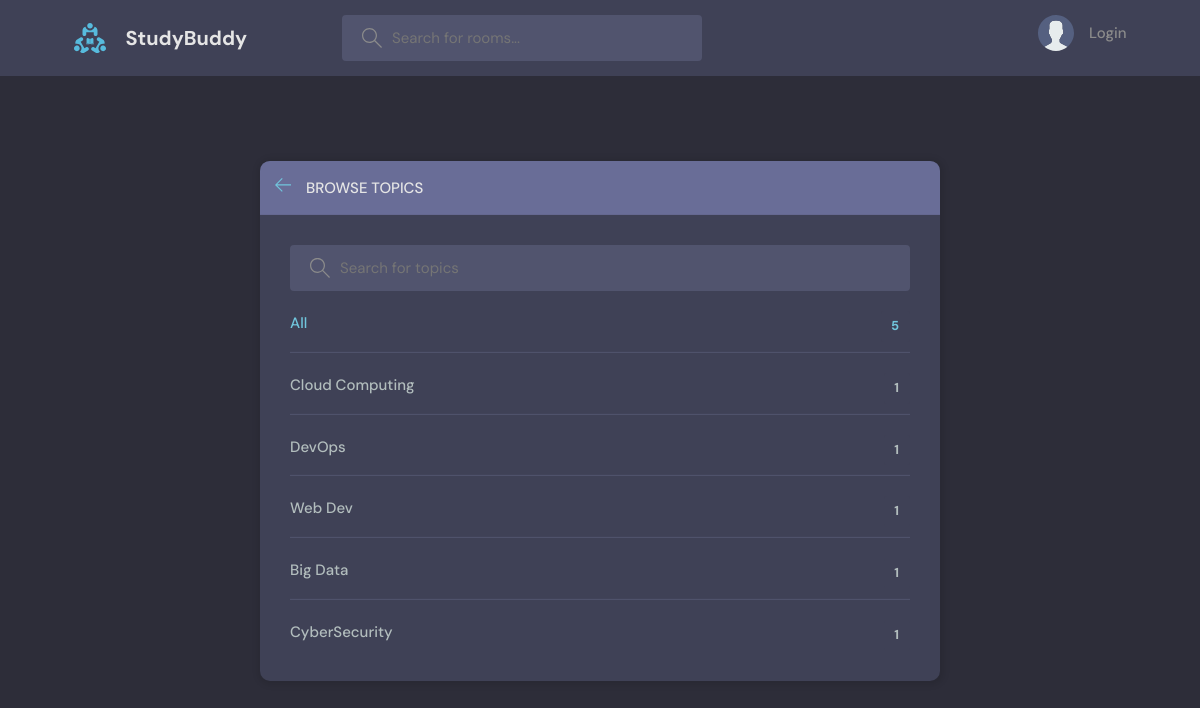
Page /topics_list on the committed database.
### base/models.py (models this page shows, shortened)
class Topic ( models.Model ) :
    name = models.CharField( max_length = 50 )

### base/views.py (the view)
def topics_list ( request ) :
    if request.GET.get( 'query' ) is not None :
        query = request.GET.get( 'query' )
    else :
        query = ''
    topics = Topic.objects.filter ( name__icontains = query )
    context = { "topics" : topics }
    return render ( request , 'base/topics.html' , context )

### base/templates/base/topics.html (shortened to what this page needs)
{% extends 'main.html' %}
{% block body %}
    <main class="create-room layout">
      <div class="container">
        <div class="layout__box">
          <div class="layout__boxHeader">
            <div class="layout__boxTitle">
              <a href="{{ request.META.HTTP_REFERER }}">
                <svg version="1.1" xmlns="http://www.w3.org/2000/svg" width="32" height="32" viewBox="0 0 32 32">
                  <title>Go Back</title>
                  <path
                    d="M13.723 2.286l-13.723 13.714 13.719 13.714 1.616-1.611-10.96-10.96h27.625v-2.286h-27.625l10.965-10.965-1.616-1.607z"
                  ></path>
                </svg>
              </a>
              <h3>Browse Topics</h3>
            </div>
          </div>
          <div class="topics-page layout__body">
            <form class="header__search" action="" method="GET">
              <label>
                <input name="query" placeholder="Search for topics" />
              </label>
            </form>
            <ul class="topics__list">
              <li>
                <a href="{% url 'topics_list' %}" class="active">All <span>{{ topics.count }}</span></a>
              </li>
              {% for topic in topics %}
                <li>
                  <a href="{% url 'home' %}?query={{ topic.name }}">
                    {{ topic.name }} <span>{{ topic.room_set.all.count }}</span>
                  </a>
                </li>
              {% endfor %}
            </ul>
          </div>
        </div>
      </div>
    </main>
{% endblock body %}

### static/styles/style.css (style rules this page uses)
:root { --color-main: #71c6dd; --color-main-light: #e1f6fb; --color-dark: #3f4156; --color-dark-medium: #51546e; --color-dark-light: #696d97; --color-light: #e5e5e5; --color-gray: #8b8b8b; --color-light-gray: #b2bdbd; --color-bg: #2d2d39; --color-success: #5dd693; --color-error: #fc4b0b; }
* { font-family: "DM Sans", -apple-system, BlinkMacSystemFont, "Segoe UI", Roboto, Oxygen, Ubuntu, Cantarell, "Open Sans", "Helvetica Neue", sans-serif; margin: 0; padding: 0; box-sizing: border-box; text-rendering: optimizeLegibility; font-size: inherit; }
html { font-size: 56.25%; }
@media only screen and (min-width: 1200px) { html { font-size: 62.5%; } }
body { line-height: 1.6; font-weight: 400; font-size: 1.5rem; color: var(--color-light-gray); background-color: var(--color-bg); min-height: 100vh; }
a { display: inline-block; color: var(--color-main); text-decoration: none; }
.container { max-width: 120rem; width: 90%; margin: auto; }
.header__search > label { background-color: var(--color-dark-medium); padding: 1.3rem 1rem; display: flex; align-items: center; gap: 1rem; border-radius: 4px; }
.header__search svg { fill: var(--color-gray); width: 2rem; height: 2rem; margin-left: 1rem; }
.header__search input { width: 30rem; background: transparent; border: none; outline: none; color: var(--color-light); }
.layout { margin-top: 2.4rem; }
.layout > .container { display: flex; justify-content: space-between; align-items: flex-start; }
.layout__box { width: 90%; max-width: 48rem; min-height: 40rem; position: absolute; top: 50%; left: 50%; transform: translate(-50%, -46%); background-color: var(--color-dark); border-radius: 1rem; box-shadow: 1px 1px 6px 3px rgba(0, 0, 0, 0.1); overflow: hidden; }
.layout__boxHeader { display: flex; padding: 1.5rem; background-color: var(--color-dark-light); }
.layout__boxTitle { display: flex; gap: 1.5rem; align-items: center; }
.layout__boxTitle h3 { text-transform: uppercase; font-weight: 500; color: var(--color-light); }
.layout__boxTitle svg { width: 1.6rem; height: 1.6rem; fill: var(--color-main); }
.layout__body { margin: 3rem; }
.topics__list { list-style: none; }
.topics__list li a { display: flex; justify-content: space-between; margin-bottom: 3rem; font-weight: 500; color: var(--color-light-gray); transition: all 0.3s ease-in-out; }
.topics__list li a.active, .topics__list li a:hover { color: var(--color-main); }
.topics__list li a span { padding: 0.5rem 1rem; background-color: var(--color-dark); border-radius: 3px; font-size: 1.3rem; font-weight: 700; letter-spacing: 1px; }
.topics-page .topics__list li:not(:last-child) a { margin: 2rem 0; padding-bottom: 1rem; text-decoration: none; border-bottom: 1px solid var(--color-dark-medium); }
.topics-page .header__search { display: block; }
.create-room.layout .layout__box { max-width: 68rem; }

### rows in the picture
Topic: name "Cloud Computing", room_set.all.count "1"
Topic: name "DevOps", room_set.all.count "1"
Topic: name "Web Dev", room_set.all.count "1"
Topic: name "Big Data", room_set.all.count "1"
Topic: name "CyberSecurity", room_set.all.count "1"

### other values in the picture
{{ topics.count }} "5"
